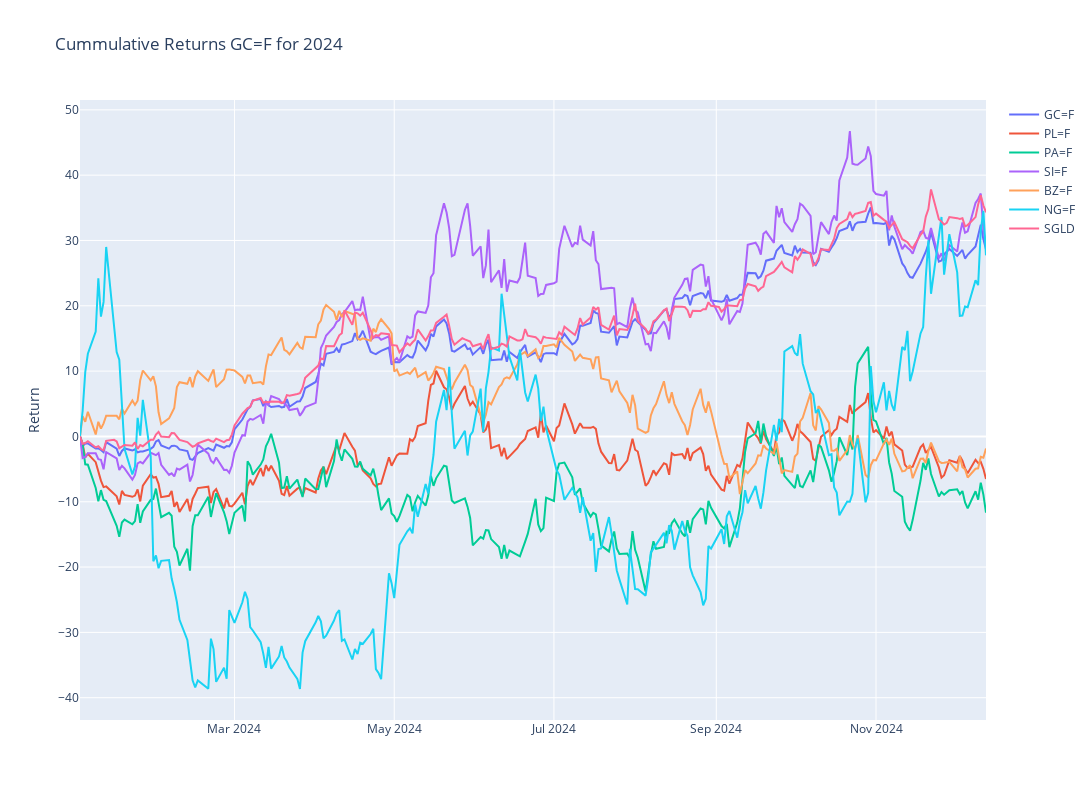

Write notebook code for a chart like this one.
### Code cell
# Plotly
fig = make_subplots()

# Graph (1,1)
# Loop all stock files and get cummulative return for year
for stock in tqdm(index_list):
    f = os.path.join("../input", stock)
    df = pd.read_csv(f+".csv",index_col="Date",parse_dates=True)
    df['Cummulative_Return'] = cumulative_return(df["Adj Close"].loc[year])
    fig.add_trace(go.Scatter(x=df['Cummulative_Return'].loc[year].index,y=df['Cummulative_Return'].loc[year],mode="lines",name=stock.split('.')[0]),row=1,col=1)

# Update xaxis properties
fig.update_yaxes(title_text="Return", row=1, col=1)

fig.update_layout(height=800, width=1300,showlegend=True,title=f"Cummulative Returns {ticker} for {year}")

fig.show()

### Figure 1 — Plotly figure (JSON) as saved in the notebook; plotly's stock layout.template omitted (floating-point values rounded to 4 significant figures; data arrays with more than 128 entries replaced by an {"elided": "..."} marker saying what was removed)
{"data": [{"mode": "lines", "name": "GC=F", "type": "scatter", "x": {"elided": "241 str values"}, "xaxis": "x", "y": {"elided": "241 float values"}, "yaxis": "y"}, {"mode": "lines", "name": "PL=F", "type": "scatter", "x": {"elided": "241 str values"}, "xaxis": "x", "y": {"elided": "241 float values"}, "yaxis": "y"}, {"mode": "lines", "name": "PA=F", "type": "scatter", "x": {"elided": "241 str values"}, "xaxis": "x", "y": {"elided": "241 float values"}, "yaxis": "y"}, {"mode": "lines", "name": "SI=F", "type": "scatter", "x": {"elided": "241 str values"}, "xaxis": "x", "y": {"elided": "241 float values"}, "yaxis": "y"}, {"mode": "lines", "name": "BZ=F", "type": "scatter", "x": {"elided": "241 str values"}, "xaxis": "x", "y": {"elided": "241 float values"}, "yaxis": "y"}, {"mode": "lines", "name": "NG=F", "type": "scatter", "x": {"elided": "241 str values"}, "xaxis": "x", "y": {"elided": "241 float values"}, "yaxis": "y"}, {"mode": "lines", "name": "SGLD", "type": "scatter", "x": {"elided": "245 str values"}, "xaxis": "x", "y": {"elided": "245 float values"}, "yaxis": "y"}], "layout": {"height": 800, "showlegend": true, "title": {"text": "Cummulative Returns GC=F for 2024"}, "width": 1300, "xaxis": {"anchor": "y", "domain": [0, 1]}, "yaxis": {"anchor": "x", "domain": [0, 1], "title": {"text": "Return"}}}}
